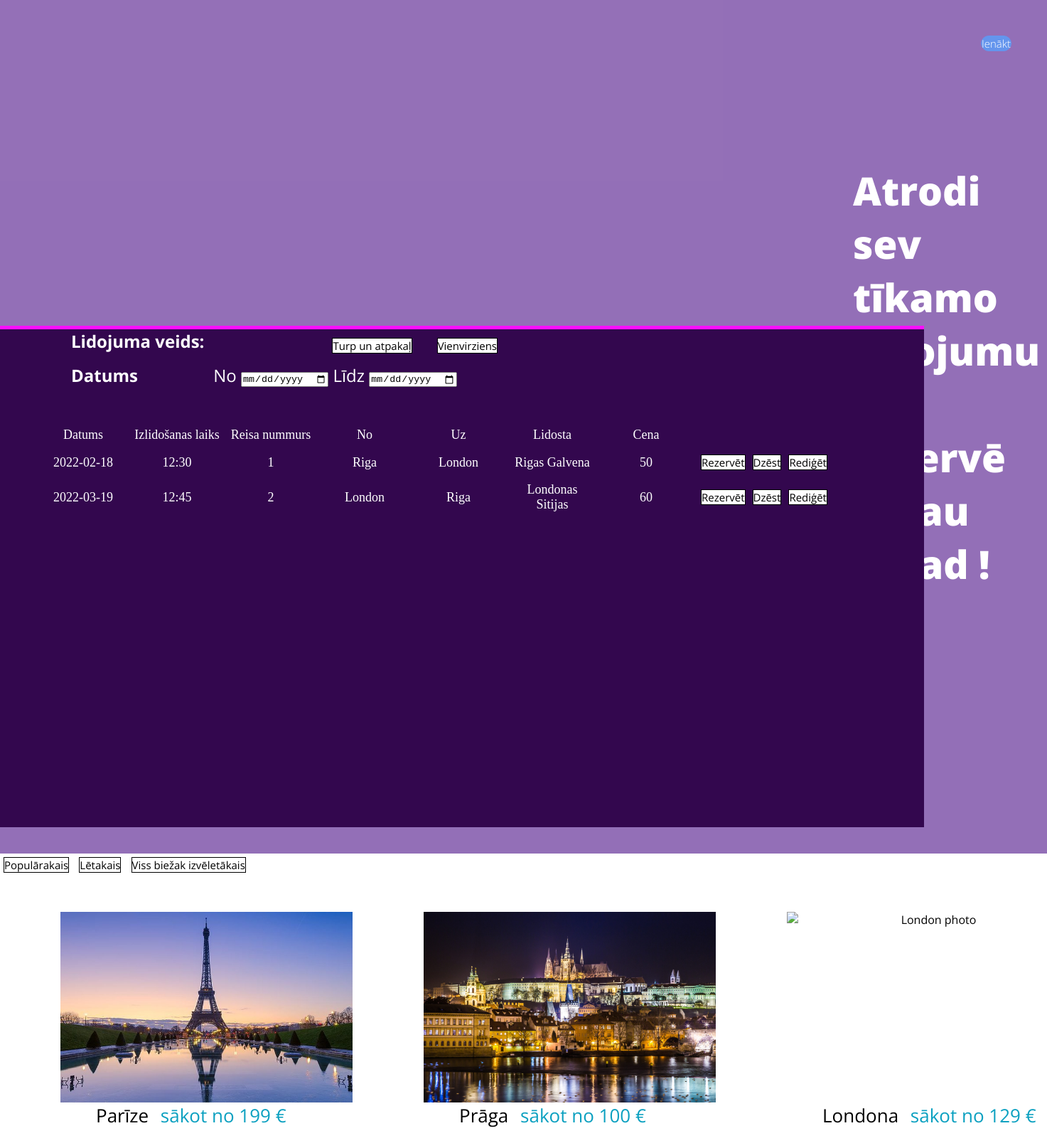
/saraksts, run on an earlier commit of the app's database.
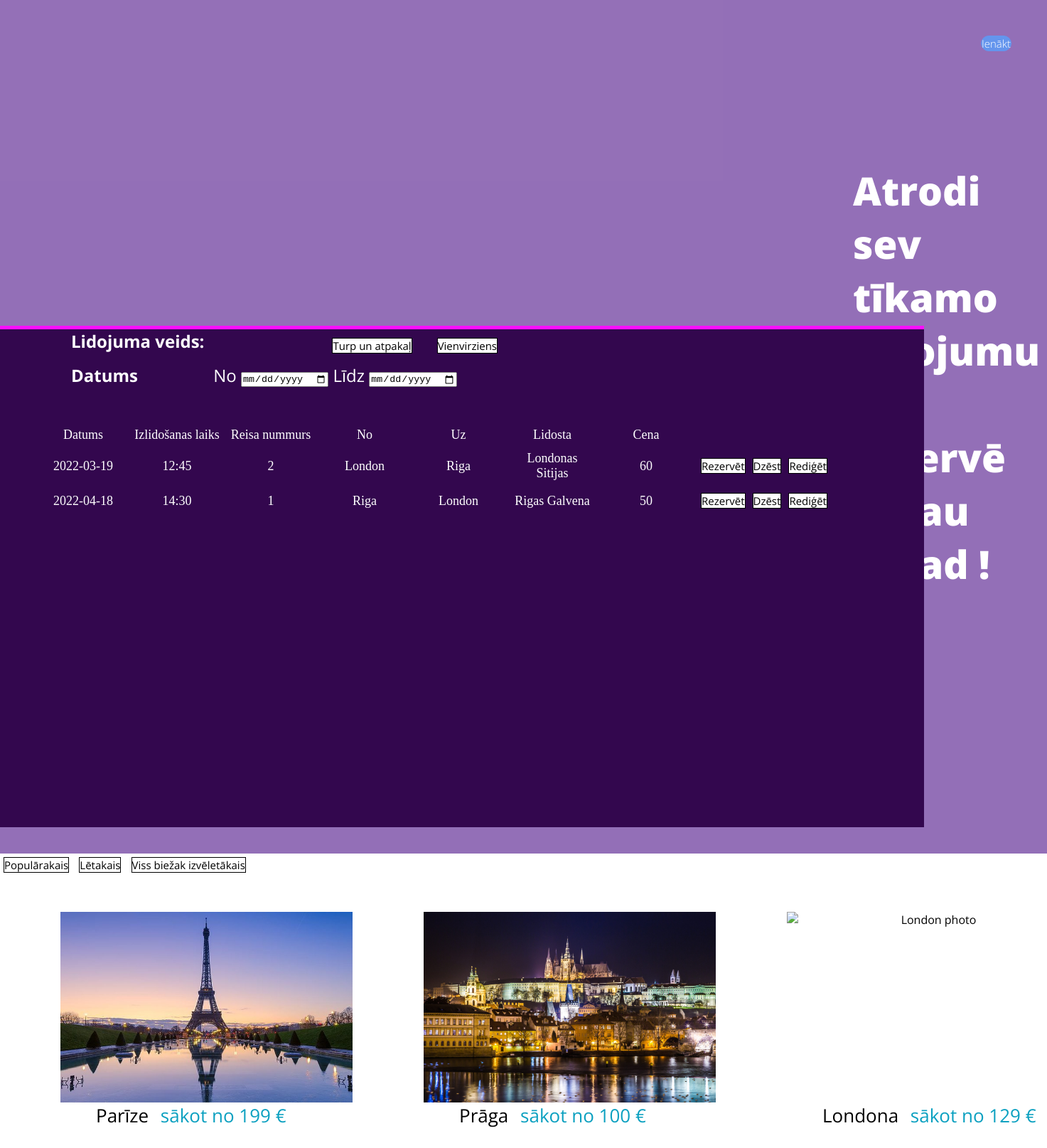
And on a later commit of the database.
### main.py (models this page shows, shortened)
class Lidojumi(db.Model):
    fid = db.Column(db.Integer, primary_key=True)
    lidojumaDatums = db.Column(db.String(300), nullable=False)
    lidojumaLaiks = db.Column(db.String(300), nullable=False)
    no = db.Column(db.String(300), nullable=False)
    uz = db.Column(db.String(300), nullable=False)
    lidosta = db.Column(db.String(300), nullable=False)
    cena = db.Column(db.Integer, nullable=False)

### main.py (the view)
@app.route("/saraksts")
def nauraVienigaLapa():
    lidojumi = Lidojumi.query.order_by(Lidojumi.lidojumaDatums).all()
    return render_template("flights.html", lidojumi=lidojumi)

### templates/flights.html (shortened to what this page needs)
<!doctype html>
<html lang="lv">
<head>
    <link rel="stylesheet" href="{{ url_for('static', filename='../static/css/flights.css')}}">
</head>
<body>
    <header>
        <a href="/login"><button class="loginButton">Ienākt</button></a>
        <div class='FlightsList'>
            <div class='FlightType'>
                <h2>
                    Lidojuma veids:
                </h2>
                <button class='ButtonCircle ButtonCircle2nd'>
                    Vienvirziens
                </button>
                <button class='ButtonCircle'>
                    Turp un atpakaļ
                </button>
            </div>
            <article>
                <form>
                    <h3>
                        Datums
                    </h3>
                    <label for="From">No </label>
                    <input type="date" id="From" name="From">
                    <label for="To">Līdz </label>
                    <input type="date" id="To" name="To">
                </form>
                <table>
                    <tr class="Table_parameters">
                        <td>Datums</td>
                        <td>Izlidošanas laiks</td>
                        <td>Reisa nummurs</td>
                        <td>No</td>
                        <td>Uz</td>
                        <td>Lidosta</td>
                        <td>Cena</td>
                    </tr>
                    {% for el in lidojumi%}
                    <tr class="Table_info">
                        <td>{{ el.lidojumaDatums }}<br></td>
                        <td>{{ el.lidojumaLaiks }}<br></td>
                        <td>{{ el.fid }}<br></td>
                        <td>{{ el.no }}<br></td>
                        <td>{{ el.uz }}<br></td>
                        <td>{{ el.lidosta }}<br></td>
                        <td>{{ el.cena }}<br></td>
                        <td>
                            <div id="btnContainer">
                                <a href="/rezervacija"><button class='Rezervet btn'>Rezervēt</button></a>
                                <a href="/saraksts/{{el.fid}}/del"><button class="delete btn" id="delete">Dzēst</button></a>
                                <a href="/saraksts/{{el.fid}}/update"><button class="update btn" id="update">Rediģēt</button></a>
                            </div>
                        </td>
                    </tr>
                    {% endfor %}
                </table>
            </article>
        </div>
        <h1>Atrodi sev tīkamo ceļojumu un rezervē to jau tagad !</h1>
    </header>
    <footer>
        <div class='ButtonTrio'>
            <button class='button'>
                Populārakais
            </button>
            <button class='button'>
                Lētakais
            </button>
            <button class='button'>
                Viss biežak izvēletākais
            </button>
        </div>
        <div class='Pictures'>
            <div class="photo">
                <img class="firstPhoto" src="static/photo/Paris.jpg" alt="Paris photo">
                <p class="first">
                    Parīze
                    <span class='Blue-text'>
                        sākot no 199 €
                    </span>
                </p>
            </div>
            <div class="photo">
                <img class="secondPhoto" src="static/photo/Prague.jpg" alt="Prague photo">
                <p class="second">
                    Prāga
                    <span class='Blue-text'>
                        sākot no 100 €
                    </span>
                </p>
            </div>
            <div class="photo">
                <img class="thirdPhoto" src="static/photo/London.jpg" alt="London photo">
                <p class="third">
                    Londona
                    <span class='Blue-text'>
                        sākot no 129 €
                    </span>
                </p>
            </div>
        </div>
    </footer>
</body>
</html>

What changed in the data, as far as the page shows it:
shown differently, row unchanged: Lidojumi "Londonas Sitijas": moves up the list
changed Lidojumi "Rigas Galvena": lidojumaDatums "2022-02-18" → "2022-04-18"; lidojumaLaiks "12:30" → "14:30"
